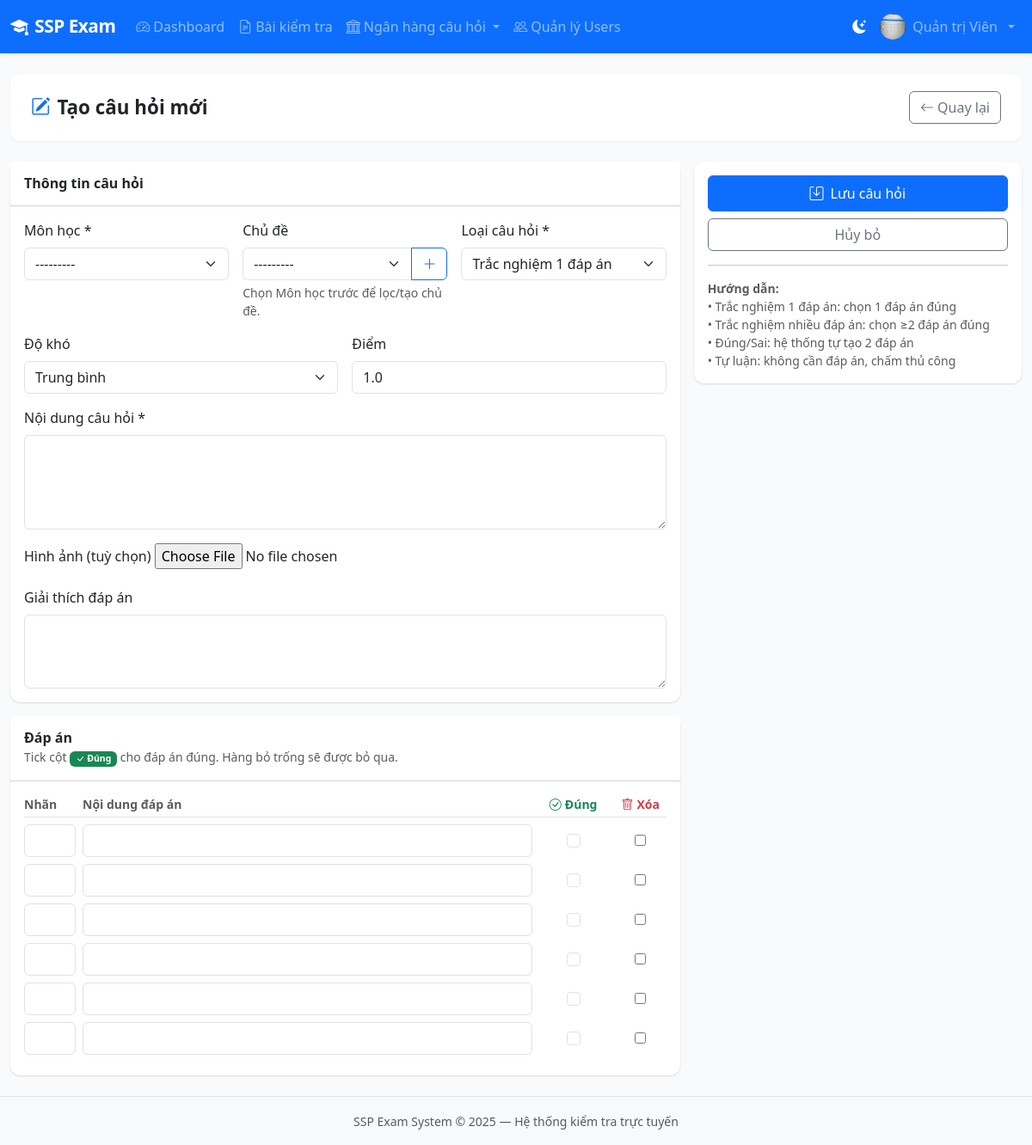
The page /questions/create/ (signed in) on the database its author committed.
### accounts/models.py (models this page shows, shortened)
class User(AbstractUser):
    ROLE_ADMIN = 'admin'
    ROLE_TEACHER = 'teacher'
    ROLE_STUDENT = 'student'
    ROLE_CHOICES = [
        (ROLE_ADMIN, 'Quản trị viên'),
        (ROLE_TEACHER, 'Quản lý đào tạo'),
        (ROLE_STUDENT, 'Nhân viên'),
    ]
    role = models.CharField(max_length=20, choices=ROLE_CHOICES, default=ROLE_STUDENT)
    phone = models.CharField(max_length=20, blank=True)
    avatar = models.ImageField(upload_to='avatars/', blank=True, null=True)
    student_id = models.CharField(max_length=50, blank=True, verbose_name='Mã nhân viên')
    class_name = models.CharField(max_length=100, blank=True, verbose_name='Phòng ban/Team')
    created_at = models.DateTimeField(auto_now_add=True)
    updated_at = models.DateTimeField(auto_now=True)
    class Meta:
        verbose_name = 'Người dùng'
        verbose_name_plural = 'Người dùng'
        ordering = ['-date_joined']
    @property
    def is_admin(self):
        return self.role == self.ROLE_ADMIN
    @property
    def can_create_exam(self):
        return self.role in (self.ROLE_ADMIN, self.ROLE_TEACHER)

### questions/views.py (the view, shortened to what this page needs)
# urls.py: path('create/', views.question_create_view, name='question_create'),
@teacher_required
def question_create_view(request):
    form = QuestionForm(request.POST or None, request.FILES or None)
    formset = ChoiceFormSet(request.POST or None, prefix='choices')
    return render(request, 'questions/question_form.html', {
        'form': form, 'formset': formset, 'title': 'Tạo câu hỏi mới', 'tf_correct': 'true',
    })

### questions/forms.py
class QuestionForm(forms.ModelForm):
    class Meta:
        model = Question
        fields = ['subject', 'topic', 'question_type', 'difficulty', 'content', 'image', 'explanation', 'points']
        widgets = {
            'subject': forms.Select(attrs={'class': 'form-select'}),
            'topic': forms.Select(attrs={'class': 'form-select'}),
            'question_type': forms.Select(attrs={'class': 'form-select', 'id': 'id_question_type'}),
            'difficulty': forms.Select(attrs={'class': 'form-select'}),
            'content': forms.Textarea(attrs={'class': 'form-control', 'rows': 4}),
            'explanation': forms.Textarea(attrs={'class': 'form-control', 'rows': 3}),
            'points': forms.NumberInput(attrs={'class': 'form-control', 'step': '0.25', 'min': '0'}),
        }

### questions/models.py (called while the page is built)
    def __str__(self):
        return self.name

    def __str__(self):
        return f'{self.subject.name} - {self.name}'

### templates/questions/question_form.html (shortened to what this page needs)
{% extends 'base.html' %}
{% block content %}
<div class="page-header">
  <h1><i class="bi bi-pencil-square me-2 text-primary"></i>{{ title }}</h1>
  <a href="{% url 'question_bank' %}" class="btn btn-outline-secondary"><i class="bi bi-arrow-left me-1"></i>Quay lại</a>
</div>
<form method="post" enctype="multipart/form-data" id="questionForm">
  <div class="row g-3">
    <div class="col-lg-8">
      <div class="card mb-3">
        <div class="card-header bg-white py-3"><h6 class="mb-0 fw-bold">Thông tin câu hỏi</h6></div>
        <div class="card-body">
          <div class="row g-3">
            <div class="col-md-4">
              <label class="form-label fw-medium">Môn học *</label>
              {{ form.subject }}
            </div>
            <div class="col-md-4">
              <label class="form-label fw-medium">Chủ đề</label>
              <div class="input-group">
                {{ form.topic }}
                <button type="button" class="btn btn-outline-primary" id="btnNewTopic" title="Tạo chủ đề mới cho môn học đã chọn">
                  <i class="bi bi-plus-lg"></i>
                </button>
              </div>
              <div class="form-text">Chọn Môn học trước để lọc/tạo chủ đề.</div>
            </div>
            <div class="col-md-4">
              <label class="form-label fw-medium">Loại câu hỏi *</label>
              {{ form.question_type }}
            </div>
            <div class="col-md-6">
              <label class="form-label fw-medium">Độ khó</label>
              {{ form.difficulty }}
            </div>
            <div class="col-md-6">
              <label class="form-label fw-medium">Điểm</label>
              {{ form.points }}
            </div>
            <div class="col-12">
              <label class="form-label fw-medium">Nội dung câu hỏi *</label>
              {{ form.content }}
            </div>
            <div class="col-12">
              <label class="form-label fw-medium">Hình ảnh (tuỳ chọn)</label>
              {{ form.image }}
            </div>
            <div class="col-12">
              <label class="form-label fw-medium">Giải thích đáp án</label>
              {{ form.explanation }}
            </div>
          </div>
        </div>
      </div>
      <div class="card" id="choicesSection">
        <div class="card-header bg-white py-3">
          <h6 class="mb-0 fw-bold">Đáp án</h6>
          <small class="text-muted">Tick cột <span class="badge bg-success"><i class="bi bi-check-lg"></i> Đúng</span> cho đáp án đúng. Hàng bỏ trống sẽ được bỏ qua.</small>
        </div>
        <div class="card-body">
          <div class="d-flex gap-2 align-items-center mb-2 small text-muted fw-semibold border-bottom pb-1">
            <div style="width:60px">Nhãn</div>
            <div class="flex-grow-1">Nội dung đáp án</div>
            <div style="width:80px" class="text-center text-success"><i class="bi bi-check-circle me-1"></i>Đúng</div>
            {% if formset.can_delete %}
            <div style="width:60px" class="text-center text-danger"><i class="bi bi-trash me-1"></i>Xóa</div>
            {% endif %}
          </div>
          <div id="choicesList">
            {% for cf in formset %}
            <div class="choice-row d-flex gap-2 align-items-center mb-2">
              <div style="width:60px">{{ cf.label }}</div>
              <div class="flex-grow-1">
                {{ cf.content }}
              </div>
              <div style="width:80px" class="text-center" title="Đánh dấu đây là đáp án đúng">
                {{ cf.is_correct }}
              </div>
              {% if formset.can_delete %}
              <div style="width:60px" class="text-center" title="Xóa đáp án này khi lưu">
                {{ cf.DELETE }}
              </div>
              {% endif %}
            </div>
            {% endfor %}
          </div>
        </div>
      </div>
    </div>
    <div class="col-lg-4">
      <div class="card sticky-top" style="top:80px">
        <div class="card-body">
          <button type="submit" class="btn btn-primary w-100 mb-2 py-2">
            <i class="bi bi-save me-2"></i>Lưu câu hỏi
          </button>
          <a href="{% url 'question_bank' %}" class="btn btn-outline-secondary w-100">Hủy bỏ</a>
          <hr>
          <div class="small text-muted">
            <strong>Hướng dẫn:</strong><br>
            • Trắc nghiệm 1 đáp án: chọn 1 đáp án đúng<br>
            • Trắc nghiệm nhiều đáp án: chọn ≥2 đáp án đúng<br>
            • Đúng/Sai: hệ thống tự tạo 2 đáp án<br>
            • Tự luận: không cần đáp án, chấm thủ công
          </div>
        </div>
      </div>
    </div>
  </div>
</form>
{% endblock %}

### templates/base.html (shortened to what this page needs)
<!DOCTYPE html>
<html lang="vi">
<head>
    <link href="https://cdn.jsdelivr.net/npm/bootstrap@5.3.2/dist/css/bootstrap.min.css" rel="stylesheet">
    <link href="https://cdn.jsdelivr.net/npm/bootstrap-icons@1.11.3/font/bootstrap-icons.min.css" rel="stylesheet">
    <link href="{% load static %}{% static 'css/main.css' %}" rel="stylesheet">
</head>
<body>
{% load static %}
<nav class="navbar navbar-expand-lg navbar-dark bg-primary shadow-sm">
    <div class="container-fluid">
        <a class="navbar-brand fw-bold" href="{% url 'dashboard' %}">
            <i class="bi bi-mortarboard-fill me-2"></i>SSP Exam
        </a>
        <div class="collapse navbar-collapse" id="navMain">
            {% if user.is_authenticated %}
            <ul class="navbar-nav me-auto">
                <li class="nav-item">
                    <a class="nav-link {% if request.resolver_match.url_name == 'dashboard' %}active{% endif %}"
                       href="{% url 'dashboard' %}"><i class="bi bi-speedometer2 me-1"></i>Dashboard</a>
                </li>
                {% if user.can_create_exam %}
                <li class="nav-item">
                    <a class="nav-link {% if 'exam' in request.resolver_match.url_name %}active{% endif %}"
                       href="{% url 'exam_list' %}"><i class="bi bi-file-earmark-text me-1"></i>Bài kiểm tra</a>
                </li>
                <li class="nav-item dropdown">
                    <a class="nav-link dropdown-toggle" href="#" data-bs-toggle="dropdown">
                        <i class="bi bi-bank me-1"></i>Ngân hàng câu hỏi
                    </a>
                </li>
                {% endif %}
                {% if user.is_admin %}
                <li class="nav-item">
                    <a class="nav-link" href="{% url 'user_list' %}"><i class="bi bi-people me-1"></i>Quản lý Users</a>
                </li>
                {% endif %}
            </ul>
            <ul class="navbar-nav ms-auto align-items-center">
                <li class="nav-item">
                    <button class="nav-link" id="themeToggle" type="button" title="Chế độ sáng / tối">
                        <i class="bi bi-moon-stars-fill" id="themeIcon"></i>
                    </button>
                </li>
                <li class="nav-item dropdown">
                    <a class="nav-link dropdown-toggle d-flex align-items-center gap-2" href="#" data-bs-toggle="dropdown">
                        {% if user.avatar %}
                        <img src="{{ user.avatar.url }}" class="rounded-circle" width="30" height="30" alt="avatar">
                        {% else %}
                        <div class="avatar-circle-sm">{{ user.first_name|first|default:user.username|first|upper }}</div>
                        {% endif %}
                        <span class="d-none d-md-inline">{{ user.get_full_name|default:user.username }}</span>
                    </a>
                </li>
            </ul>
            {% endif %}
        </div>
    </div>
</nav>
<div class="container-fluid py-4">
    {% block content %}{% endblock %}
</div>
<footer class="footer mt-auto py-3 bg-light border-top">
    <div class="container text-center">
        <span class="text-muted small">SSP Exam System &copy; 2025 — Hệ thống kiểm tra trực tuyến</span>
    </div>
</footer>
</body>
</html>

### static/css/main.css (style rules this page uses)
:root { --primary: #2563eb; --primary-dark: #1d4ed8; --success: #16a34a; --danger: #dc2626; --warning: #d97706; --info: #0891b2; --sidebar-width: 260px; }
body { background-color: #f8fafc; font-family: 'Segoe UI', system-ui, -apple-system, sans-serif; min-height: 100vh; display: flex; flex-direction: column; }
.navbar-brand { font-size: 1.3rem; letter-spacing: -0.5px; }
.card { border: none; border-radius: 12px; box-shadow: 0 1px 3px rgba(0,0,0,.08), 0 1px 2px rgba(0,0,0,.06); transition: box-shadow .2s; }
.page-header { background: #fff; border-radius: 12px; padding: 1.25rem 1.5rem; margin-bottom: 1.5rem; box-shadow: 0 1px 3px rgba(0,0,0,.06); display: flex; align-items: center; justify-content: space-between; flex-wrap: wrap; gap: .75rem; }
.page-header h1 { font-size: 1.4rem; font-weight: 700; margin: 0; }
#themeToggle { border: none; background: transparent; color: #fff; }

### rows shown on the page
User: avatar (picture), get_full_name "Quản trị Viên"

### other values the page prints
{{ title }} "Tạo câu hỏi mới"
